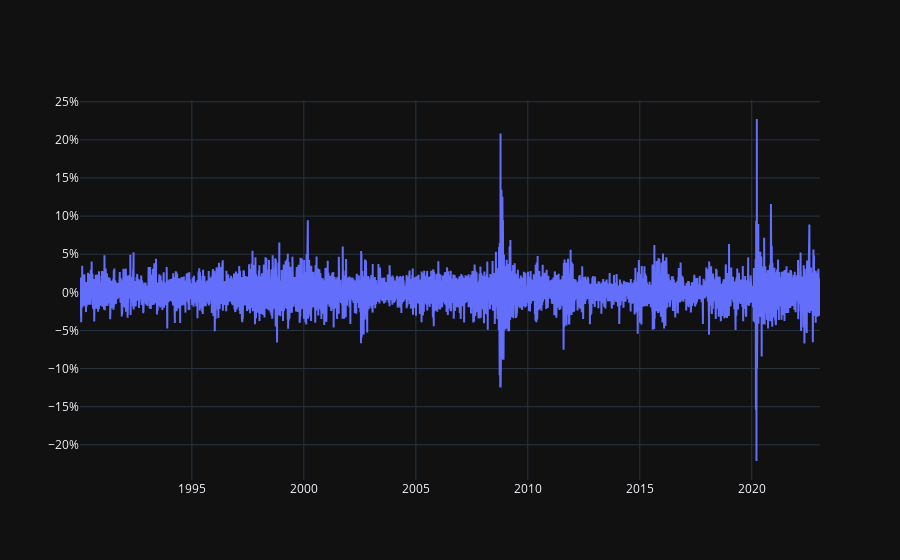

Source (notebook cell):
### Code cell
import yfinance as yf
import plotly.graph_objects as go
import numpy as np

spy = yf.download('cvx', start='1990-01-01', progress=False)['Adj Close']
spy = spy.pct_change().dropna()
spy.index = spy.index.astype(str)
spy = spy.reset_index()
spy.columns = ['date', 'ret']

trace = go.Scatter(
    x=spy.date,
    y=spy.ret,
        hovertemplate="%{x}<br>%{y:.1%}<extra></extra>",
    name="",
    )
    
fig = go.Figure(trace)

fig.update_layout(
    template="plotly_dark",
    xaxis_title="",
    yaxis_title="",
    yaxis_tickformat=".0%",
)

fig.show()

### Figure 1 — Plotly figure (JSON) as saved in the notebook; plotly's stock layout.template omitted (floating-point values rounded to 4 significant figures; data arrays with more than 128 entries replaced by an {"elided": "..."} marker saying what was removed)
{"data": [{"hovertemplate": "%{x}<br>%{y:.1%}<extra></extra>", "name": "", "type": "scatter", "x": {"elided": "8325 str values"}, "y": {"elided": "8325 float values"}}], "layout": {"xaxis": {"title": {"text": ""}}, "yaxis": {"tickformat": ".0%", "title": {"text": ""}}}}
